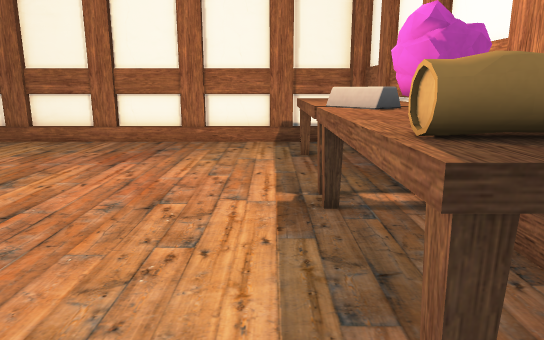
View 1 (above)

12 first-person views from a walk through a 3-D level made in the Godot game engine. The camera is 1.2 m above the floor, tilts 12° down and sees 70° across. The floor is counted in squares, 0.5 m on a side. Each view is taken from the middle of a square. On the plan, view 1 faces up. The plan holds only what a view shows up to about 20 squares ahead; the rest is blank.

View 2
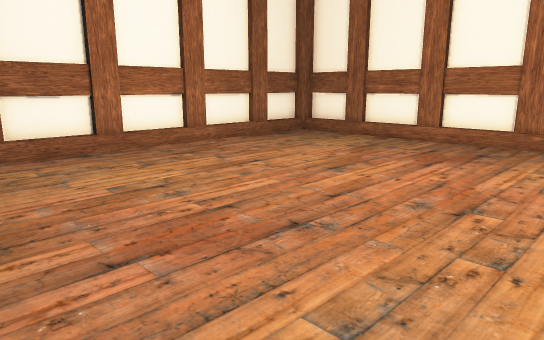

View 3
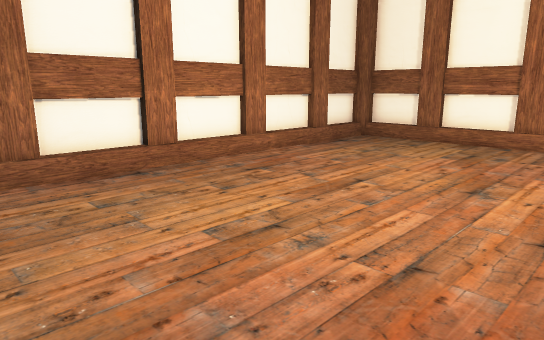

View 4
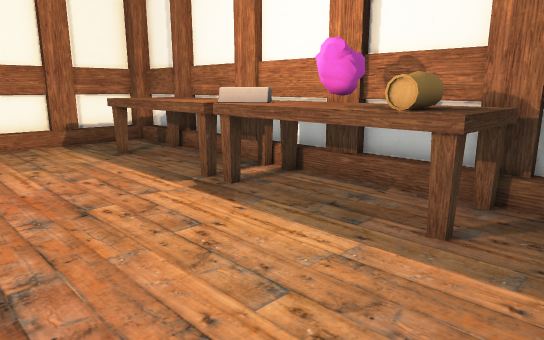

View 5
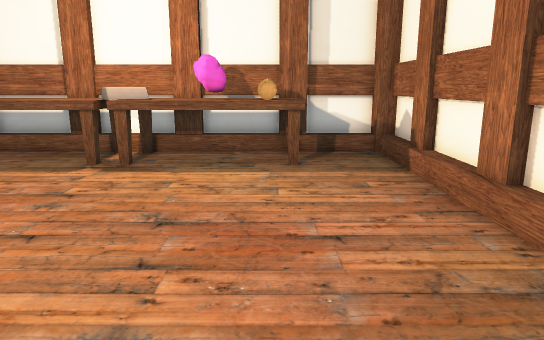

View 6
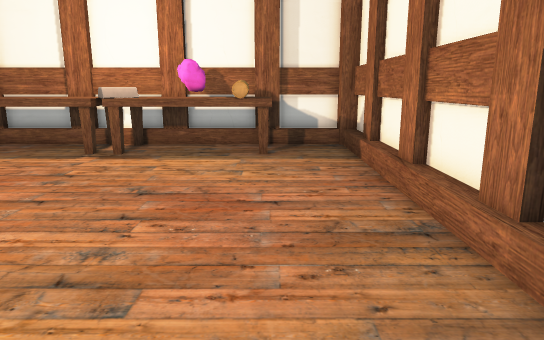

View 7
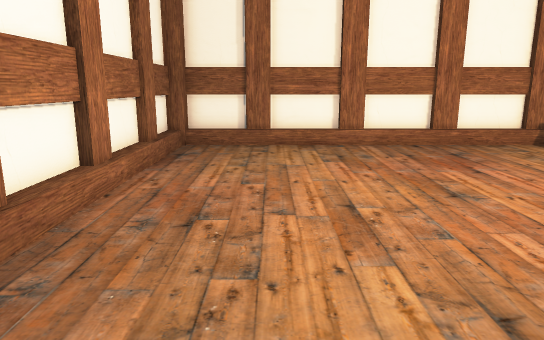

View 8
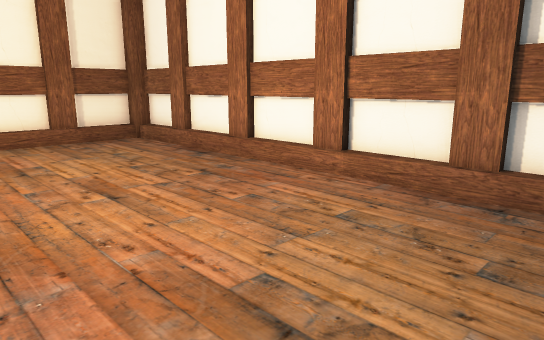

View 9
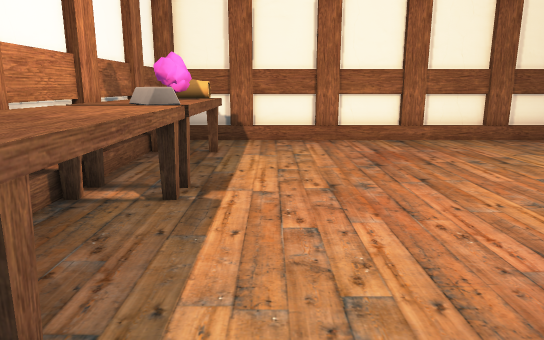

View 10
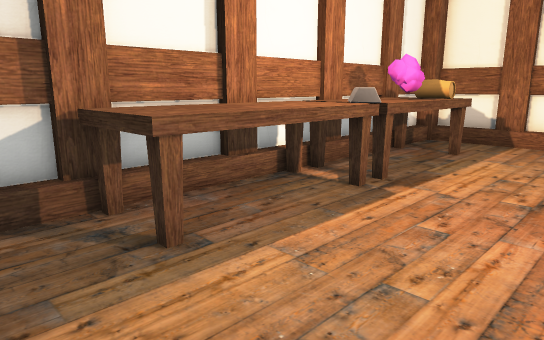

View 11
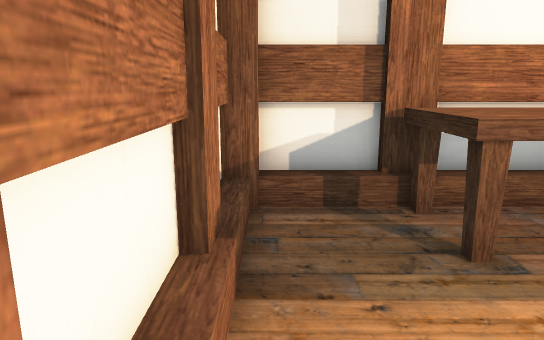

View 12
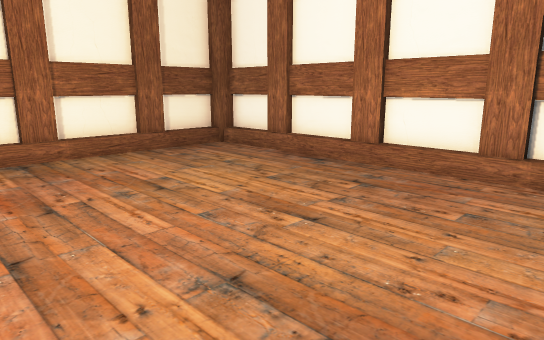

### Floor plan
Key: @ floor where view 1 was taken; # wall or solid block; . floor; = window, fence, low wall or low ledge; ^ raised ledge.
Columns run from 15 left of view 1 to 4 right of it. Each row starts with its distance up from view 1.
 18 ####################
 17 #..................#
 16 #..................#
 15 #..................#
 14 #...............^^^#
 13 #...............^^^#
 12 #...............^^^#
 11 #...............^^^#
 10 #...............^^^#
  9 #...............^^^#
  8 #...............##^#
  7 #...............^^^#
  6 #...............^^^#
  5 #...............=#^#
  4 #...............^^^#
  3 #...............^^^#
  2 #...............^^^#
  1 #..................#
  0 #..............@...#
 -1 ####################

Positions as (right, up) in squares from view 1, and headings:
1: (0, 0), facing up
2: (0, 0), facing up-left
3: (-4, 0), facing up-left
4: (-5, 0), facing up-right
5: (-11, 3), facing right
6: (-13, 2), facing right
7: (-11, 1), facing up
8: (-6, 17), facing down-left
9: (-1, 17), facing down
10: (-4, 17), facing down-right
11: (-4, 17), facing right
12: (-4, 13), facing down-left
